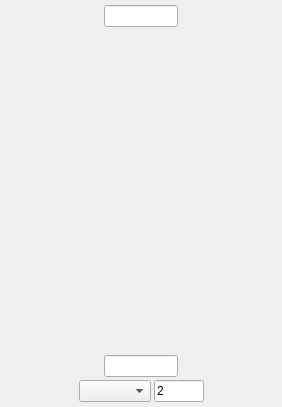
<?xml version="1.0" encoding="UTF-8"?>
<ui version="4.0">
 <class>Colorbar</class>
 <widget class="QWidget" name="Colorbar">
  <property name="geometry">
   <rect>
    <x>0</x>
    <y>0</y>
    <width>282</width>
    <height>407</height>
   </rect>
  </property>
  <property name="windowTitle">
   <string>Form</string>
  </property>
  <layout class="QVBoxLayout" name="verticalLayout" stretch="1,8,1,1">
   <property name="spacing">
    <number>3</number>
   </property>
   <property name="leftMargin">
    <number>5</number>
   </property>
   <property name="topMargin">
    <number>5</number>
   </property>
   <property name="rightMargin">
    <number>5</number>
   </property>
   <property name="bottomMargin">
    <number>5</number>
   </property>
   <item>
    <layout class="QHBoxLayout" name="scaleMaxLayout" stretch="4,3,4">
     <property name="spacing">
      <number>0</number>
     </property>
     <property name="sizeConstraint">
      <enum>QLayout::SetDefaultConstraint</enum>
     </property>
     <item>
      <spacer name="horizontalSpacer">
       <property name="orientation">
        <enum>Qt::Horizontal</enum>
       </property>
       <property name="sizeHint" stdset="0">
        <size>
         <width>40</width>
         <height>20</height>
        </size>
       </property>
      </spacer>
     </item>
     <item>
      <widget class="QLineEdit" name="scaleMaxEdit"/>
     </item>
     <item>
      <spacer name="horizontalSpacer_2">
       <property name="orientation">
        <enum>Qt::Horizontal</enum>
       </property>
       <property name="sizeHint" stdset="0">
        <size>
         <width>40</width>
         <height>20</height>
        </size>
       </property>
      </spacer>
     </item>
    </layout>
   </item>
   <item>
    <widget class="QWidget" name="mplColorbar" native="true"/>
   </item>
   <item>
    <layout class="QHBoxLayout" name="scaleMinLayout" stretch="4,3,4">
     <property name="spacing">
      <number>0</number>
     </property>
     <item>
      <spacer name="horizontalSpacer_3">
       <property name="orientation">
        <enum>Qt::Horizontal</enum>
       </property>
       <property name="sizeHint" stdset="0">
        <size>
         <width>40</width>
         <height>20</height>
        </size>
       </property>
      </spacer>
     </item>
     <item>
      <widget class="QLineEdit" name="scaleMinEdit"/>
     </item>
     <item>
      <spacer name="horizontalSpacer_4">
       <property name="orientation">
        <enum>Qt::Horizontal</enum>
       </property>
       <property name="sizeHint" stdset="0">
        <size>
         <width>40</width>
         <height>20</height>
        </size>
       </property>
      </spacer>
     </item>
    </layout>
   </item>
   <item>
    <layout class="QHBoxLayout" name="scaleLayout" stretch="0,0,0,0">
     <item>
      <spacer name="horizontalSpacer_5">
       <property name="orientation">
        <enum>Qt::Horizontal</enum>
       </property>
       <property name="sizeHint" stdset="0">
        <size>
         <width>40</width>
         <height>20</height>
        </size>
       </property>
      </spacer>
     </item>
     <item>
      <widget class="QComboBox" name="normTypeOpt">
       <property name="sizePolicy">
        <sizepolicy hsizetype="Preferred" vsizetype="Fixed">
         <horstretch>0</horstretch>
         <verstretch>0</verstretch>
        </sizepolicy>
       </property>
      </widget>
     </item>
     <item>
      <widget class="QLineEdit" name="powerEdit">
       <property name="maximumSize">
        <size>
         <width>50</width>
         <height>16777215</height>
        </size>
       </property>
       <property name="text">
        <string>2</string>
       </property>
      </widget>
     </item>
     <item>
      <spacer name="horizontalSpacer_6">
       <property name="orientation">
        <enum>Qt::Horizontal</enum>
       </property>
       <property name="sizeHint" stdset="0">
        <size>
         <width>40</width>
         <height>20</height>
        </size>
       </property>
      </spacer>
     </item>
    </layout>
   </item>
  </layout>
 </widget>
 <resources/>
 <connections/>
</ui>
